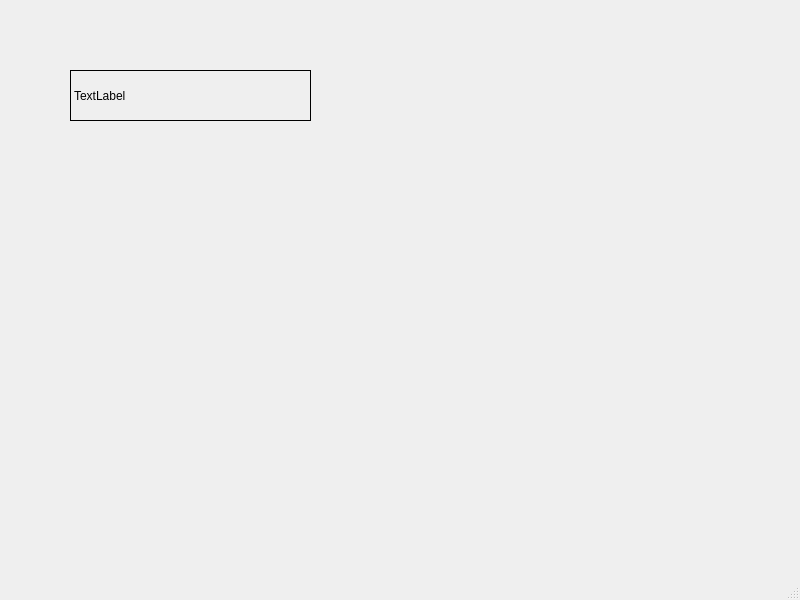
<?xml version="1.0" encoding="UTF-8"?>
<ui version="4.0">
 <class>MainWindow</class>
 <widget class="QMainWindow" name="MainWindow">
  <property name="geometry">
   <rect>
    <x>0</x>
    <y>0</y>
    <width>800</width>
    <height>600</height>
   </rect>
  </property>
  <property name="windowTitle">
   <string>MainWindow</string>
  </property>
  <widget class="QWidget" name="centralwidget">
   <widget class="QLabel" name="label">
    <property name="geometry">
     <rect>
      <x>70</x>
      <y>70</y>
      <width>241</width>
      <height>51</height>
     </rect>
    </property>
    <property name="frameShape">
     <enum>QFrame::Box</enum>
    </property>
    <property name="text">
     <string>TextLabel</string>
    </property>
   </widget>
  </widget>
  <widget class="QMenuBar" name="menubar">
   <property name="geometry">
    <rect>
     <x>0</x>
     <y>0</y>
     <width>800</width>
     <height>22</height>
    </rect>
   </property>
  </widget>
  <widget class="QStatusBar" name="statusbar"/>
 </widget>
 <resources/>
 <connections/>
</ui>
